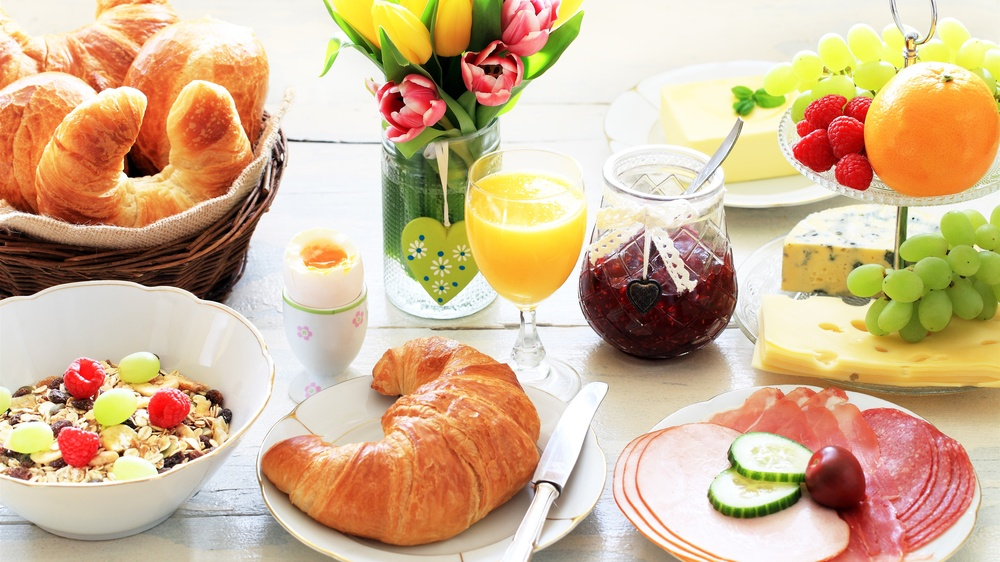
#> input picture lab 2/img1.jpg, 1000 x 562 px, shrunk from 3840 x 2160 before the run
$ python hsv_conv.py
#> lines starting #> are read from the running program, lines starting #| are printed output that depends on the picture
import cv2
import numpy as np
import skimage.color
from PIL import Image
from numpy import dstack
import imageio

img = cv2.imread("../img1.jpg")
#> img is the input picture: shape (562, 1000, 3); mean B, G, R 144.8, 179.3, 208.6
RGB = np.array(img, dtype=np.uint8)

HSV_skimage = skimage.color.rgb2hsv(RGB.astype(np.uint8))
#> HSV_skimage: shape (562, 1000, 3) float64; mean of channels 0, 1, 2 0.519, 0.352, 0.828
# [5 lines of commented-out code are left out]


def rgb2hsv(rgb):
    rgb = rgb.astype('float')
    maxv = np.amax(rgb, axis=2)
    maxc = np.argmax(rgb, axis=2)
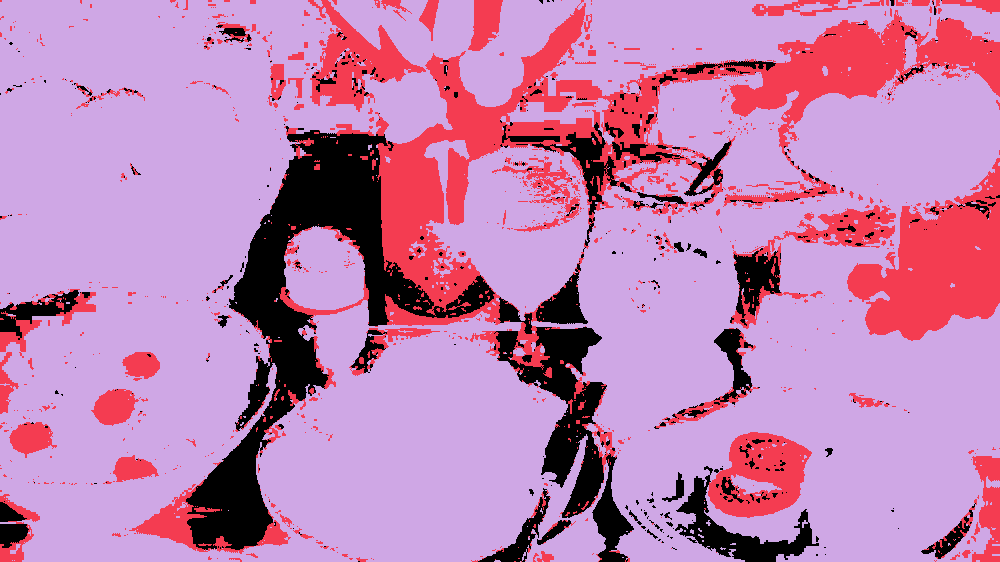
#> maxc: shape (562, 1000) int64; 3 distinct labels, from 0 to 2; one colour per label, 0 black
    minv = np.amin(rgb, axis=2)
    minc = np.argmin(rgb, axis=2)
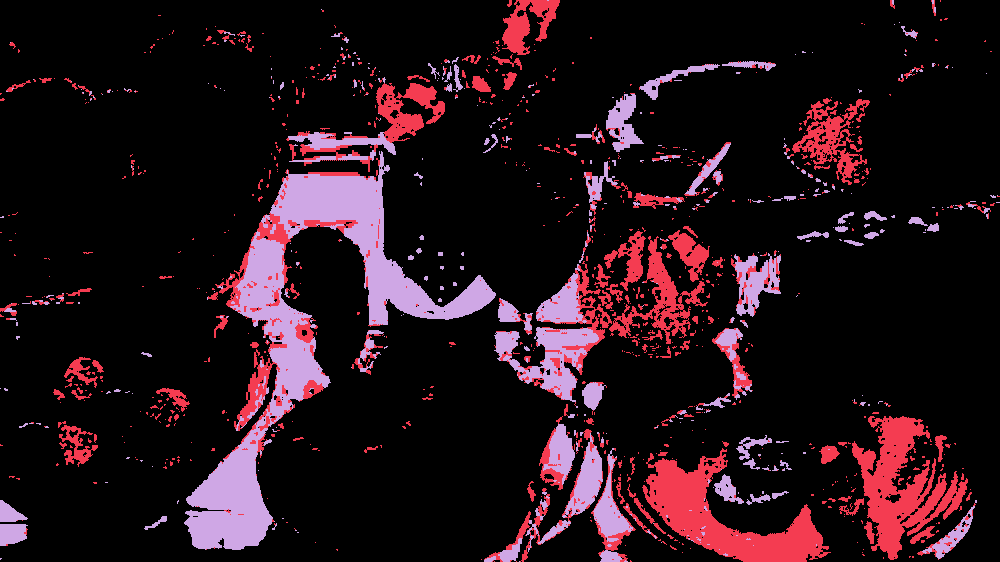
#> minc: shape (562, 1000) int64; 3 distinct labels, from 0 to 2; one colour per label, 0 black

    hsv = np.zeros(rgb.shape, dtype='float')
    hsv[maxc == minc, 0] = np.zeros(hsv[maxc == minc, 0].shape)
#> hsv: shape (562, 1000, 3) float64; every value is 0
    hsv[maxc == 0, 0] = (((rgb[:, :, 1] - rgb[:, :, 2]) * 60.0 / (maxv - minv + np.spacing(1))) % 360.0)[maxc == 0]
    hsv[maxc == 1, 0] = (((rgb[:, :, 2] - rgb[:, :, 0]) * 60.0 / (maxv - minv + np.spacing(1))) + 120.0)[maxc == 1]
    hsv[maxc == 2, 0] = (((rgb[:, :, 0] - rgb[:, :, 1]) * 60.0 / (maxv - minv + np.spacing(1))) + 240.0)[maxc == 2]
    hsv[maxv == 0, 1] = np.zeros(hsv[maxv == 0, 1].shape)
    hsv[maxv != 0, 1] = (1 - minv / (maxv + np.spacing(1)))[maxv != 0]
    hsv[:, :, 2] = maxv

    return hsv


HSV = rgb2hsv(RGB)
# [4 lines of commented-out code are left out]

outArray = np.array(HSV, dtype=np.uint8)
outArrayLib = np.array(HSV_skimage, dtype=np.uint8)
#> outArrayLib: shape (562, 1000, 3); mean of channels 0, 1, 2 0, 0.00665, 0.0622
dif = np.abs(outArrayLib - outArray)
#> dif: shape (562, 1000, 3); mean of channels 0, 1, 2 71.3, 0, 44.9
cv2.imwrite("difHSV.png", dif)


def hsv2rgb(hsv):
    hi = np.floor(hsv[:, :, 0] / 60.0) % 6
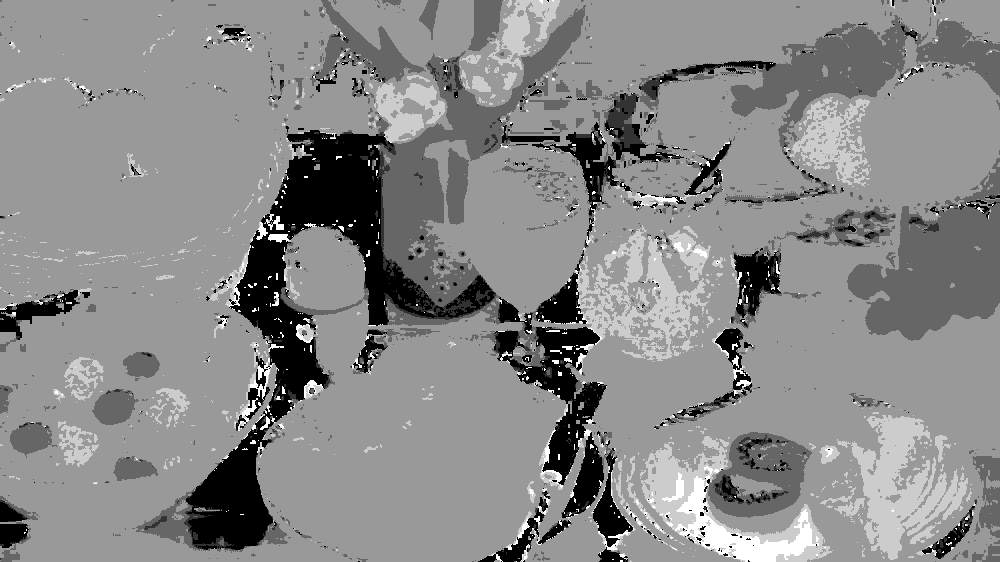
#> hi: shape (562, 1000) float64; min 0, max 5, mean 2.67; drawn with min black and max white
    hi = hi.astype('uint8')
    v = hsv[:, :, 2].astype('float')
    f = (hsv[:, :, 0] / 60.0) - np.floor(hsv[:, :, 0] / 60.0)
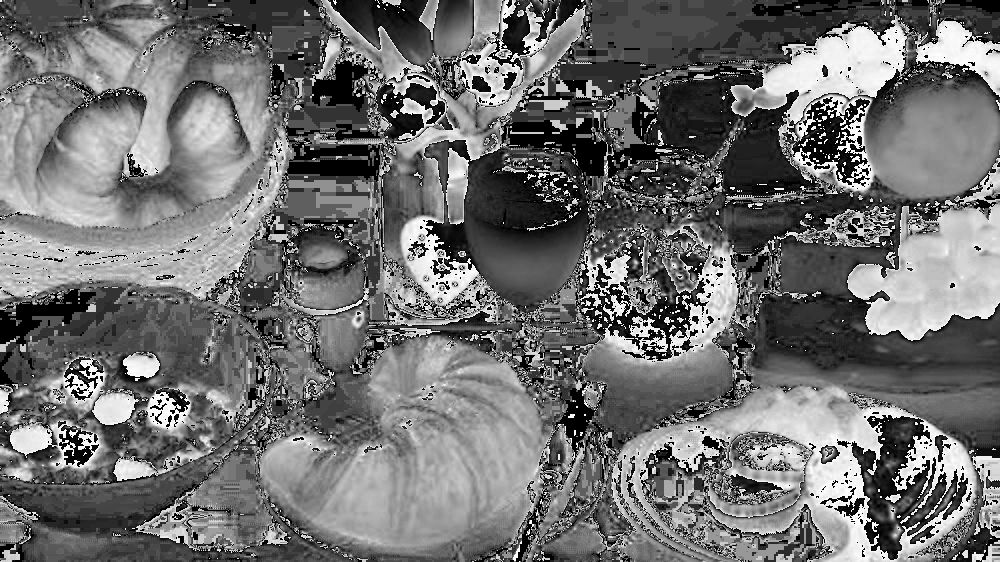
#> f: shape (562, 1000) float64; min 0, max 1, mean 0.441
    vmin = v * (1.0 - hsv[:, :, 1])
    vdec = v * (1.0 - (f * hsv[:, :, 1]))
    vinc = v * (1.0 - ((1.0 - f) * hsv[:, :, 1]))
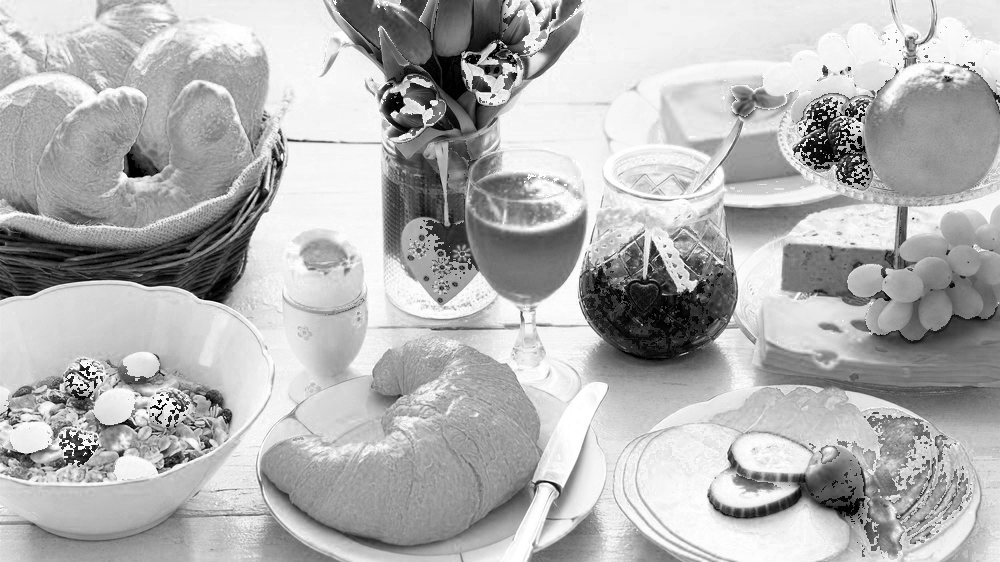
#> vinc: shape (562, 1000) float64; min 0, max 255, mean 178.6

    rgb = np.zeros(hsv.shape)
    rgb[hi == 0, :] = np.dstack((v, vinc, vmin))[hi == 0, :]
    rgb[hi == 1, :] = np.dstack((vdec, v, vmin))[hi == 1, :]
    rgb[hi == 2, :] = np.dstack((vmin, v, vinc))[hi == 2, :]
    rgb[hi == 3, :] = np.dstack((vmin, vdec, v))[hi == 3, :]
    rgb[hi == 4, :] = np.dstack((vinc, vmin, v))[hi == 4, :]
    rgb[hi == 5, :] = np.dstack((v, vmin, vdec))[hi == 5, :]
    return rgb


RGBNew = hsv2rgb(HSV)
# [5 lines of commented-out code are left out]

RGBNew_skimage = skimage.color.hsv2rgb(HSV_skimage)
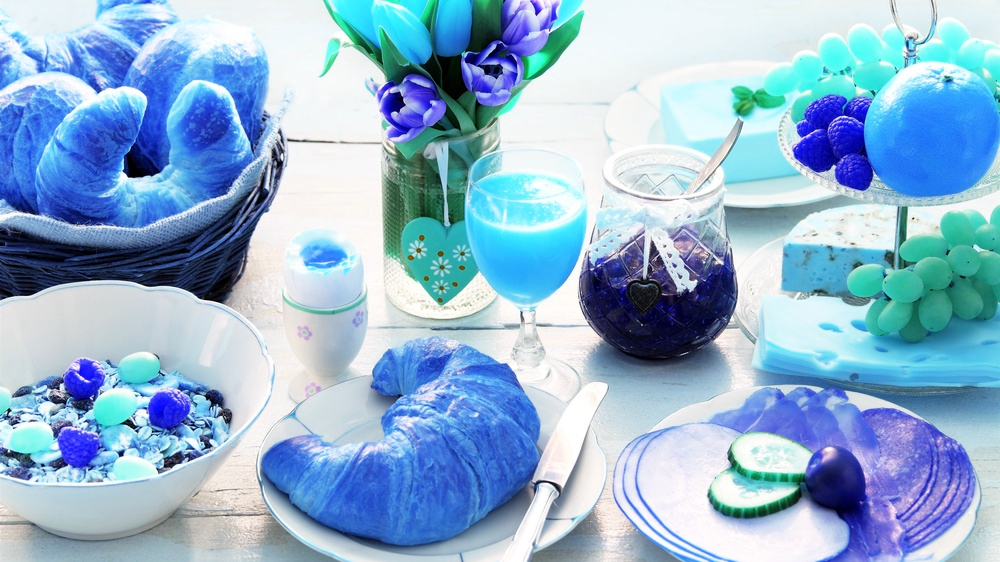
#> RGBNew_skimage: shape (562, 1000, 3) float64; mean R, G, B 0.568, 0.703, 0.818
cv2.imshow("RGBNewLibskimage", RGBNew_skimage)
cv2.waitKey(0)

outArray = np.array(RGBNew, dtype=np.uint8)
outArrayLib = np.array(RGBNew_skimage, dtype=np.uint8)
dif = np.abs(outArrayLib - outArray)
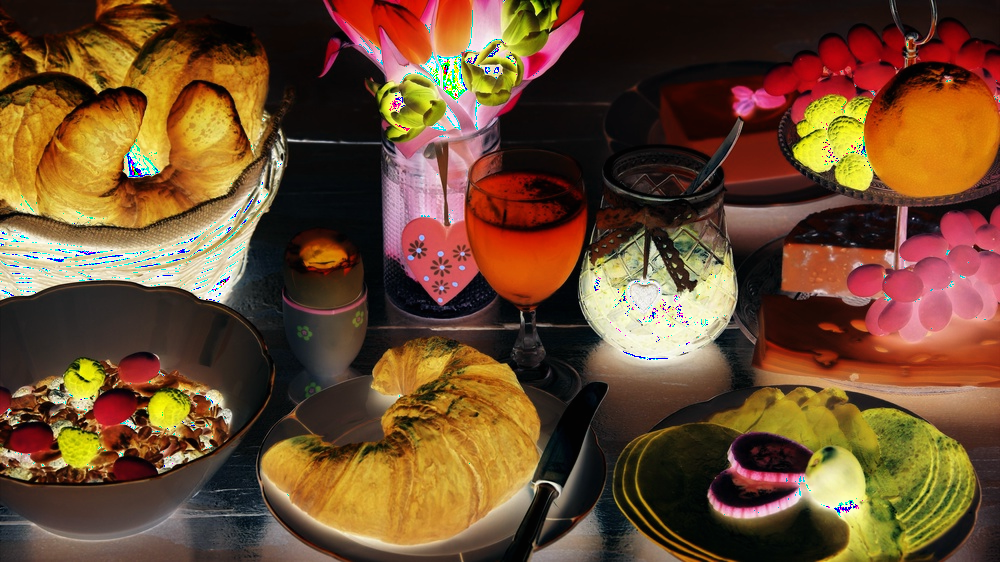
#> dif: shape (562, 1000, 3); mean R, G, B 109.6, 76.2, 47.3
cv2.imwrite("RGBNew.png", outArray)

# [5 lines of commented-out code are left out]

$ run again, with lab 2/img.jpg copied over lab 2/img1.jpg
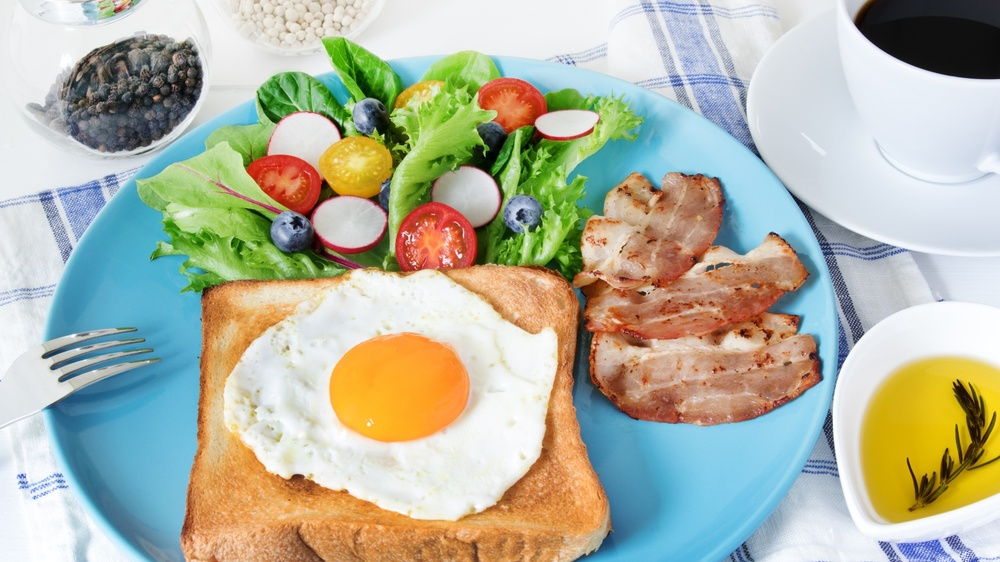
#> input picture lab 2/img.jpg, 1000 x 562 px, shrunk from 1920 x 1080 before the run
#> img is the input picture: shape (562, 1000, 3); mean B, G, R 162, 180.7, 178.3
#> HSV_skimage: shape (562, 1000, 3) float64; mean of channels 0, 1, 2 0.299, 0.339, 0.802
#> maxc: shape (562, 1000) int64; 3 distinct labels, from 0 to 2
#> in rgb2hsv, `minc = np.argmin(rgb, axis=2)`:
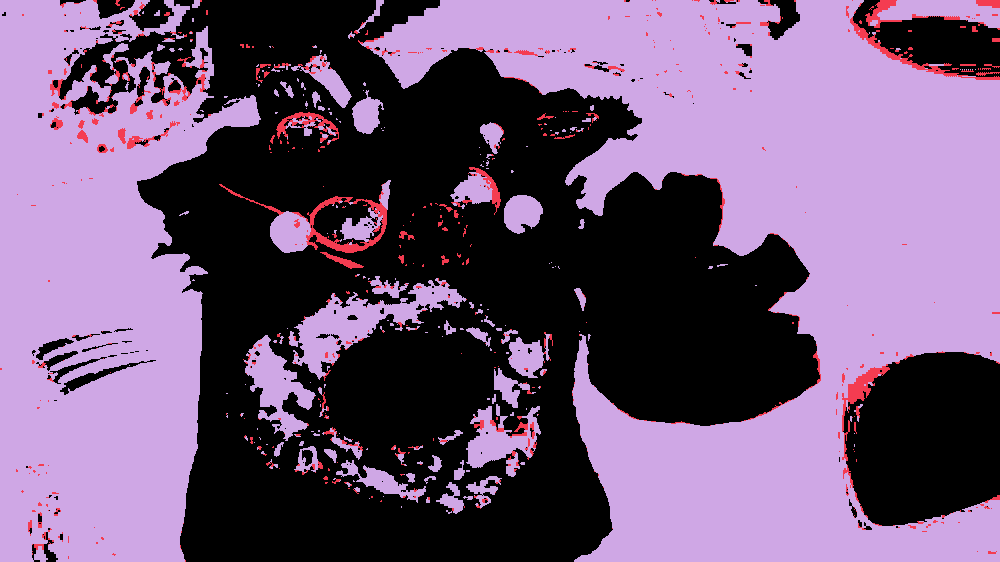
#> minc: shape (562, 1000) int64; 3 distinct labels, from 0 to 2; one colour per label, 0 black
#> `dif = np.abs(outArrayLib - outArray)`:
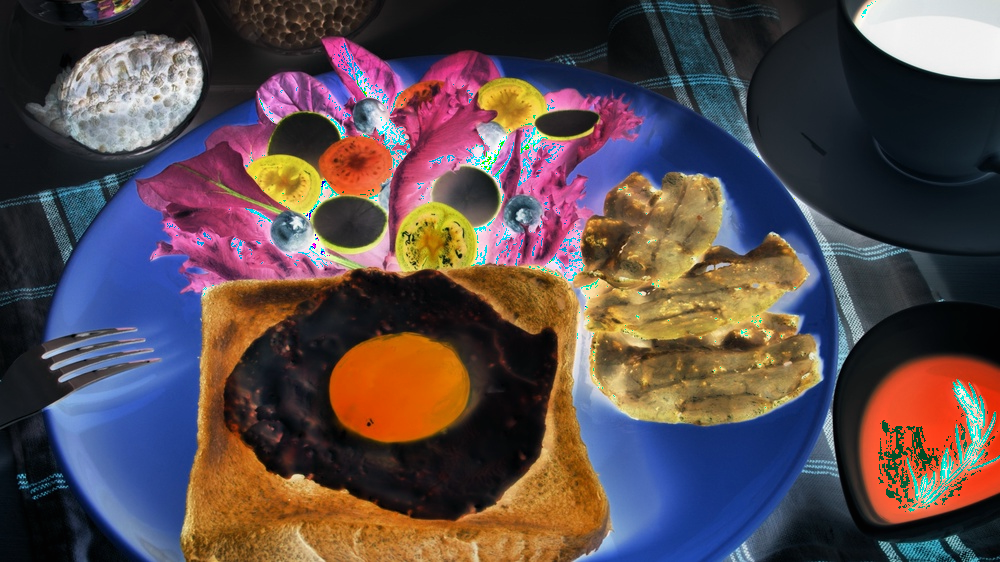
#> dif: shape (562, 1000, 3); mean R, G, B 91, 75.4, 77.7
